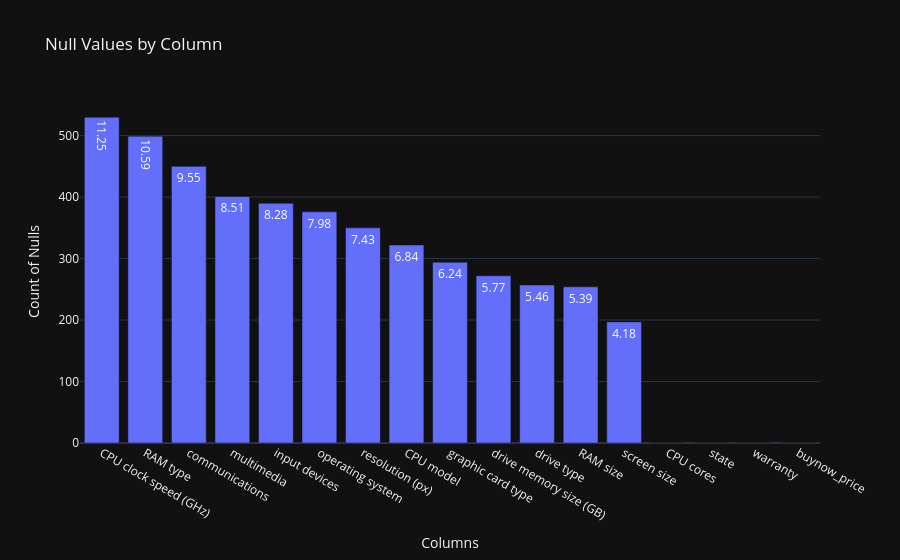

Notebook code for this chart:
### Markdown cell above
Checking the null values

Analysis of the 4711 entries reveals a substantial presence of null values within the CPU clock speed (GHz) and RAM type columns, both of which are critical for the analytic process. Consequently, a data imputation strategy will be employed. For columns exhibiting nullity below 10%, mode or median imputation will be utilized, with subsequent impact assessment. An alternative methodology involves the creation of an 'unknown' categorical variable.

### Code cell
null_summary = pd.DataFrame({
  "Column": df.columns,
  "Null count": df.isnull().sum(),
  "Percentage Null": ((df.isnull().sum() / len(df)) * 100).round(2)
}).sort_values(by="Null count", ascending=False)

fig = px.bar(null_summary, x="Column", y="Null count",
             title="Null Values by Column", text="Percentage Null",template="plotly_dark")
fig.update_layout(xaxis_title="Columns", yaxis_title="Count of Nulls")
fig.show()

### Figure 1 — Plotly figure (JSON) as saved in the notebook; plotly's stock layout.template omitted (floating-point values rounded to 4 significant figures)
{"data": [{"hovertemplate": "Column=%{x}<br>Null count=%{y}<br>Percentage Null=%{text}<extra></extra>", "legendgroup": "", "marker": {"color": "#636efa", "pattern": {"shape": ""}}, "name": "", "orientation": "v", "showlegend": false, "text": [11.25, 10.59, 9.55, 8.51, 8.28, 7.98, 7.43, 6.84, 6.24, 5.77, 5.46, 5.39, 4.18, 0.0, 0.0, 0.0, 0.0], "textposition": "auto", "type": "bar", "x": ["CPU clock speed (GHz)", "RAM type", "communications", "multimedia", "input devices", "operating system", "resolution (px)", "CPU model", "graphic card type", "drive memory size (GB)", "drive type", "RAM size", "screen size", "CPU cores", "state", "warranty", "buynow_price"], "xaxis": "x", "y": [530, 499, 450, 401, 390, 376, 350, 322, 294, 272, 257, 254, 197, 0, 0, 0, 0], "yaxis": "y"}], "layout": {"barmode": "relative", "legend": {"tracegroupgap": 0}, "title": {"text": "Null Values by Column"}, "xaxis": {"anchor": "y", "domain": [0, 1], "title": {"text": "Columns"}}, "yaxis": {"anchor": "x", "domain": [0, 1], "title": {"text": "Count of Nulls"}}}}
